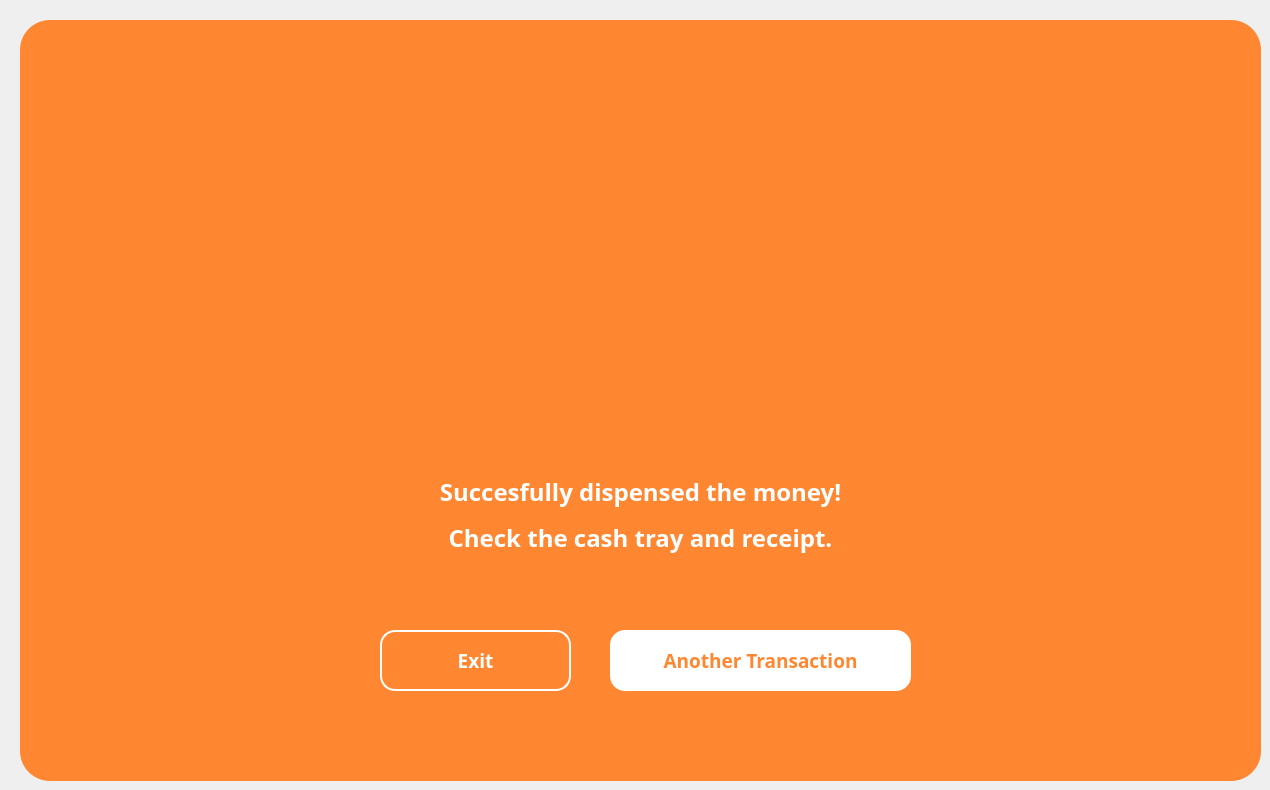
  <widget class="QWidget" name="successfully_dispnesed">
   <widget class="QFrame" name="successfully_dispnesed_1">
    <property name="enabled">
     <bool>true</bool>
    </property>
    <property name="geometry">
     <rect>
      <x>20</x>
      <y>20</y>
      <width>1241</width>
      <height>761</height>
     </rect>
    </property>
    <property name="font">
     <font>
      <pointsize>9</pointsize>
     </font>
    </property>
    <property name="styleSheet">
     <string notr="true">QFrame {
    background-color: #ff8731;
	border-radius: 30px;
}
</string>
    </property>
    <property name="frameShape">
     <enum>QFrame::NoFrame</enum>
    </property>
    <widget class="QLabel" name="main_logo_62">
     <property name="geometry">
      <rect>
       <x>440</x>
       <y>90</y>
       <width>350</width>
       <height>350</height>
      </rect>
     </property>
     <property name="text">
      <string/>
     </property>
     <property name="pixmap">
      <pixmap>../Documents/dondon my documents/Research/Coinnect UI/2 Icons/checkk.png</pixmap>
     </property>
     <property name="scaledContents">
      <bool>true</bool>
     </property>
    </widget>
    <widget class="QToolButton" name="cb_exit">
     <property name="geometry">
      <rect>
       <x>360</x>
       <y>610</y>
       <width>191</width>
       <height>61</height>
      </rect>
     </property>
     <property name="font">
      <font>
       <family>Montserrat</family>
       <pointsize>14</pointsize>
       <weight>75</weight>
       <bold>true</bold>
      </font>
     </property>
     <property name="cursor">
      <cursorShape>PointingHandCursor</cursorShape>
     </property>
     <property name="styleSheet">
      <string notr="true">QToolButton {
    background-color: transparent;
    color: white;
    border: 2px solid white;
    border-radius: 15px;

    text-align: center;
}


QToolButton:hover {
    background-color: #FFC499;  /* light gray */
	border: 2px solid #FFC499;
}

QToolButton:pressed {
    background-color: #F56600;
	color: white;
    padding-top: 10px;  /* simulate press-in */
    padding-bottom: 15px;
 
}</string>
     </property>
     <property name="text">
      <string>Exit</string>
     </property>
     <property name="iconSize">
      <size>
       <width>200</width>
       <height>200</height>
      </size>
     </property>
     <property name="checkable">
      <bool>false</bool>
     </property>
     <property name="popupMode">
      <enum>QToolButton::DelayedPopup</enum>
     </property>
     <property name="toolButtonStyle">
      <enum>Qt::ToolButtonIconOnly</enum>
     </property>
    </widget>
    <widget class="QLabel" name="label_176">
     <property name="geometry">
      <rect>
       <x>370</x>
       <y>440</y>
       <width>501</width>
       <height>111</height>
      </rect>
     </property>
     <property name="font">
      <font>
       <family>Montserrat</family>
       <pointsize>18</pointsize>
       <weight>75</weight>
       <bold>true</bold>
      </font>
     </property>
     <property name="styleSheet">
      <string notr="true">QLabel {
    color: white;
}
</string>
     </property>
     <property name="text">
      <string>&lt;html&gt;&lt;head/&gt;&lt;body&gt;&lt;p align=&quot;center&quot;&gt;Succesfully dispensed the money!&lt;/p&gt;&lt;p align=&quot;center&quot;&gt;Check the cash tray and receipt.&lt;/p&gt;&lt;/body&gt;&lt;/html&gt;</string>
     </property>
    </widget>
    <widget class="QToolButton" name="cb_insertCoins_proceed_2">
     <property name="geometry">
      <rect>
       <x>590</x>
       <y>610</y>
       <width>301</width>
       <height>61</height>
      </rect>
     </property>
     <property name="font">
      <font>
       <family>Montserrat</family>
       <pointsize>14</pointsize>
       <weight>75</weight>
       <bold>true</bold>
      </font>
     </property>
     <property name="cursor">
      <cursorShape>PointingHandCursor</cursorShape>
     </property>
     <property name="styleSheet">
      <string notr="true">QToolButton {
    background-color: white;
    color: #ff8731;
    border: none;
    border-radius: 15px;
    text-align: center;
}

QToolButton:hover {
    background-color: #FFC499;  /* light gray */
	border: 2px solid #FFC499;
}

QToolButton:pressed {
    background-color: #F56600;
	color: white;
    padding-top: 10px;  /* simulate press-in */
    padding-bottom: 15px;
 
}

</string>
     </property>
     <property name="text">
      <string>Another Transaction</string>
     </property>
     <property name="iconSize">
      <size>
       <width>200</width>
       <height>200</height>
      </size>
     </property>
     <property name="checkable">
      <bool>false</bool>
     </property>
     <property name="popupMode">
      <enum>QToolButton::DelayedPopup</enum>
     </property>
     <property name="toolButtonStyle">
      <enum>Qt::ToolButtonIconOnly</enum>
     </property>
    </widget>
   </widget>
  </widget>
